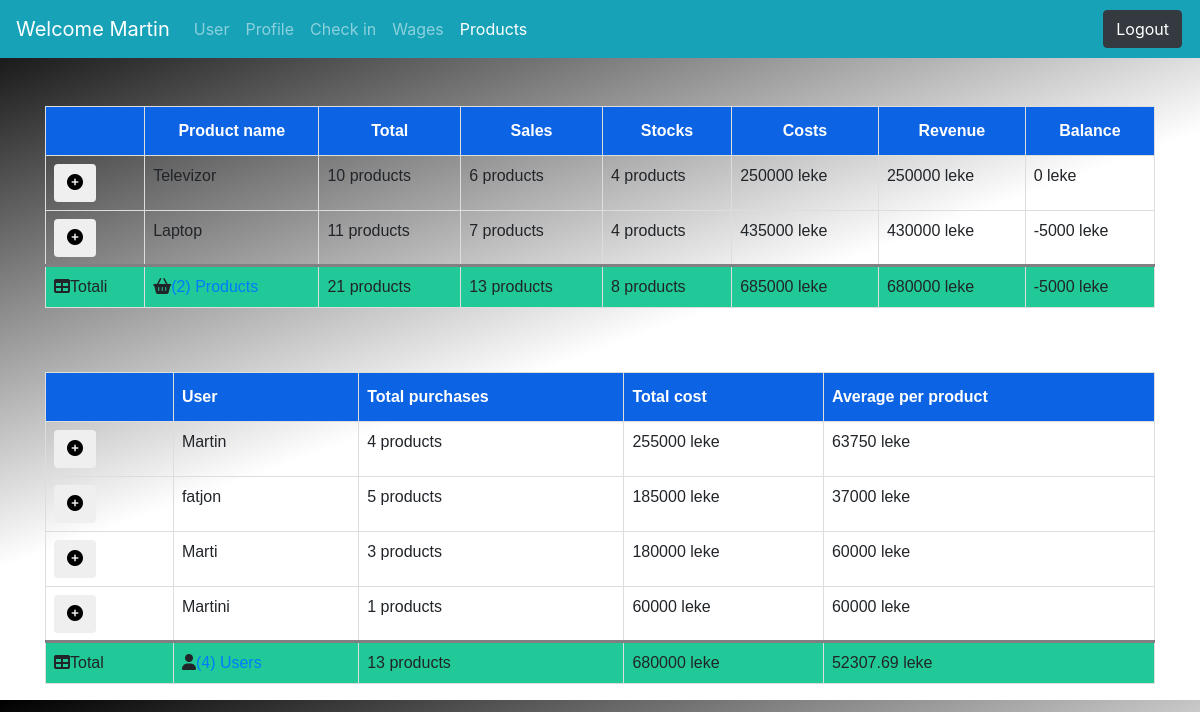
Screenshot of /index.php?page=Produktet (signed in) with the database file from the repository.
### tables this page shows
CREATE TABLE `markat` (
  `id_m` int(11) NOT NULL,
  `product_id` int(11) NOT NULL,
  `marka` varchar(50) NOT NULL,
  `cmimi_blere` decimal(10,0) NOT NULL,
  `cmimi_shitur` decimal(10,0) NOT NULL,
  `sasia_blere` int(11) NOT NULL,
  `sasia_shitur` int(11) NOT NULL
);

CREATE TABLE `products_table` (
  `id` int(11) NOT NULL,
  `product_name` varchar(100) NOT NULL,
  `sasia_blere_tot` int(11) NOT NULL
);

CREATE TABLE `adm` (
  `ID` int(11) NOT NULL,
  `email` varchar(255) NOT NULL,
  `password` varchar(255) NOT NULL,
  `Roli` varchar(255) NOT NULL,
  `first_name` varchar(30) NOT NULL,
  `last_name` varchar(30) NOT NULL,
  `dob` date DEFAULT NULL,
  `phone` varchar(20) NOT NULL,
  `atesia` varchar(30) NOT NULL,
  `username` varchar(30) NOT NULL,
  `images` varchar(255) NOT NULL
);

CREATE TABLE `blerje` (
  `id_b` int(11) NOT NULL,
  `client_id` int(11) NOT NULL,
  `mark_id` int(11) NOT NULL,
  `blere` int(11) NOT NULL,
  `data_blerjes` date NOT NULL
);

### Produktet/produktetBack.php (called while the page is built, shortened)
<?php
include_once "db_conn.php";
$query_products = "SELECT adm.ID,
                          adm.first_name,
                          products_table.product_name,
                          products_table.id,
                          products_table.sasia_blere_tot,
                          markat.id_m,
                          markat.marka,
                          markat.cmimi_blere,
                          markat.cmimi_shitur,
                          markat.product_id,
                          markat.sasia_blere,
                          markat.sasia_shitur,
                          blerje.blere,
                          blerje.data_blerjes,
                          blerje.id_b
                   FROM markat
                        left join blerje on blerje.mark_id = markat.id_m
                        left join adm on adm.ID = blerje.client_id
                        left join products_table on markat.product_id= products_table.id
                        ";
$result_products = mysqli_query($conn, $query_products);
    ?>
    <?php
$products = array();
while ($row = mysqli_fetch_assoc($result_products)){
    $products['product_details'][$row['id']]['id'] = $row['id'];
    $products['product_details'][$row['id']]['emri_produktit'] = $row['product_name'];
    $products['product_details'][$row['id']]['sasia_totale_produkteve'] = $row['sasia_blere_tot'];
    $products['product_details'][$row['id']]['details'][$row['marka']]['marka'] = $row['marka'];
    $products['product_details'][$row['id']]['details'][$row['marka']]['id_markes'] = $row['id_m'];
    $products['product_details'][$row['id']]['details'][$row['marka']]['data'] = $row['data_blerjes'];
    $products['product_details'][$row['id']]['details'][$row['marka']]['cmimi_shitjes'] = $row['cmimi_shitur'];
    $products['product_details'][$row['id']]['details'][$row['marka']]['cmimi_bler'] = $row['cmimi_blere'];
    $products['product_details'][$row['id']]['details'][$row['marka']]['sasia_mallit_blere'] = $row['sasia_blere'];
    $products['product_details'][$row['id']]['details'][$row['marka']]['sasia_shitur_mall'] = $row['sasia_shitur'];
    $products['product_details'][$row['id']]['details'][$row['marka']]['sasia_mbetur_mall'] = $row['sasia_blere']-$row['sasia_shitur'];
    $products['product_details'][$row['id']]['details'][$row['marka']]['cmimi_blerjeve'] = $row['cmimi_blere']*$row['sasia_blere'];
    $products['product_details'][$row['id']]['details'][$row['marka']]['xhiro'] = $row['sasia_shitur']*$row['cmimi_shitur'];
    $products['product_details'][$row['id']]['details'][$row['marka']]['balanca_baze_produkti'] =$products['product_details'][$row['id']]['details'][$row['marka']]['xhiro']-$products['product_details'][$row['id']]['details'][$row['marka']]['cmimi_blerjeve'];
    $products['product_details'][$row['id']]['details'][$row['marka']]['user_data'][$row['ID']]['data_blerjes_klienti'] = $row['data_blerjes'];
    $products['product_details'][$row['id']]['details'][$row['marka']]['user_data'][$row['ID']]['emri'] = $row['first_name'];
    $products['product_details'][$row['id']]['details'][$row['marka']]['user_data'][$row['ID']]['sasia_blere_klienti'] = $row['blere'];
    $products['product_details'][$row['id']]['details'][$row['marka']]['user_data'][$row['ID']]['sasia_lekeve_shpenzuar'] = $row['blere']*$row['cmimi_shitur'];
    $products['product_details'][$row['id']]['sasia_total_shitur'] += $products['product_details'][$row['id']]['details'][$row['marka']]['user_data'][$row['ID']]['sasia_blere_klienti'];
    $products['product_details'][$row['id']]['sasia_totale_mbetur']=$products['product_details'][$row['id']]['sasia_totale_produkteve']-$products['product_details'][$row['id']]['sasia_total_shitur'];
    $products['product_details'][$row['id']]['sasia_totale_lekeve_xhiro'] += $products['product_details'][$row['id']]['details'][$row['marka']]['user_data'][$row['ID']]['sasia_lekeve_shpenzuar'];
    $products['product_details'][$row['id']]['shpenzime'][$row['ID']]+=$products['product_details'][$row['id']]['details'][$row['marka']]['cmimi_blerjeve'];
    $products['product_details'][$row['id']]['shpenzimet_totale'] = $products['product_details'][$row['id']]['shpenzime'][$row['ID']];
    $products['product_details'][$row['id']]['balanca'] = $products['product_details'][$row['id']]['sasia_totale_lekeve_xhiro']-$products['product_details'][$row['id']]['shpenzimet_totale'];
    $products['user_details'][$row['ID']]['id_bleresit'] = $row['ID'];
    $products['user_details'][$row['ID']]['emri_bleresit'] = $row['first_name'];
    $products['user_details'][$row['ID']]['produkti'][$row['product_name']]['emri_produktit'] = $row['product_name'];
    $products['user_details'][$row['ID']]['produkti'][$row['product_name']]['totali_blere'] += $row['blere'];
    $products['user_details'][$row['ID']]['produkti'][$row['product_name']]['totali_kosto_blere'] += $row['blere'] * $row['cmimi_shitur'];
    $products['user_details'][$row['ID']]['produkti'][$row['product_name']]['id_tabel'] = $row['id_b'];
    $products['user_details'][$row['ID']]['produkti'][$row['product_name']]['mesatarja/produkt'] = $products['user_details'][$row['ID']]['produkti'][$row['product_name']]['totali_kosto_blere']/$products['user_details'][$row['ID']]['produkti'][$row['product_name']]['totali_blere'];
    $products['user_details'][$row['ID']]['produkti'][$row['product_name']]['marka'][$row['marka']]['marka'] = $row['marka'];
    $products['user_details'][$row['ID']]['produkti'][$row['product_name']]['marka'][$row['marka']]['id_efundit'] = $row['id_b'];
    $products['user_details'][$row['ID']]['produkti'][$row['product_name']]['marka'][$row['marka']]['sasia_blere'] += $row['blere'];
    $products['user_details'][$row['ID']]['produkti'][$row['product_name']]['marka'][$row['marka']]['cmimi/cope'] = $row['cmimi_shitur'];
    $products['user_details'][$row['ID']]['produkti'][$row['product_name']]['marka'][$row['marka']]['kosto'] = $row['cmimi_shitur'] * $products['user_details'][$row['ID']]['produkti'][$row['product_name']]['marka'][$row['marka']]['sasia_blere'];
    $products['user_details'][$row['ID']]['produkti'][$row['product_name']]['marka'][$row['marka']]['data'][$row['data_blerjes']]['data'] = $row['data_blerjes'];
    $products['user_details'][$row['ID']]['totali_sasi_blere'] += $row['blere'];
    $products['user_details'][$row['ID']]['kosto_totale'] += $row['blere']*$row['cmimi_shitur'];
    $products['user_details'][$row['ID']]['mesatarja'] = $products['user_details'][$row['ID']]['kosto_totale']/$products['user_details'][$row['ID']]['totali_sasi_blere'];
}

### Produktet/index.php (the view, shortened to what this page needs)
<?php
require_once "produktetBack.php";
?>
<br><br>
<div class="container">
    <table class="table" border="1" id="customers">
        <thead>
        <tr>
            <th scope="col"></th>
            <th scope="col" style="text-align: center">Product name</th>
            <th scope="col" style="text-align: center">Total</th>
            <th scope="col" style="text-align: center">Sales</th>
            <th scope="col" style="text-align: center">Stocks</th>
            <th scope="col" style="text-align: center">Costs</th>
            <th scope="col" style="text-align: center">Revenue</th>
            <th scope="col" style="text-align: center">Balance</th>
        </tr>
        </thead>
        <tbody>
        <?php
        $k = 0;
        foreach ($products['product_details'] as $key => $row) {
            $totali_produkteve += $row['sasia_totale_produkteve'];
            $totali_shitur += $row['sasia_total_shitur'];
            $totali_mbetur += $row['sasia_totale_mbetur'];
            $shpenzmiet_totale += $row['shpenzimet_totale'];
            $totali_xhiros += $row['sasia_totale_lekeve_xhiro'];
            $balanca += $row['balanca'];
            $k++;
            ?>
            <tr>
                <td>
                    <button type="button" id="plusi_<?= $row['id'] ?>" onclick="toggleTable('<?= $row['id'] ?>')"
                            class="btn btn-plus"><i class="fa fa-plus-circle" aria-hidden="true"></i></button>
                </td>
                <td><?= $row['emri_produktit'] ?></td>
                <td><?= $row['sasia_totale_produkteve'] ?> products</td>
                <td><?= $row['sasia_total_shitur'] ?> products</td>
                <td><?= $row['sasia_totale_mbetur'] ?> products</td>
                <td><?= $row['shpenzimet_totale'] ?> leke</td>
                <td><?= $row['sasia_totale_lekeve_xhiro'] ?> leke</td>
                <td><?= $row['balanca'] ?> leke</td>
            </tr>
                        <?php
                        foreach ($row['details'] as $key2 => $row2){
                        ?>
                        </tbody>
                        <?php
                        }
                        ?>
                    </table>
                </div>
        <?php } ?>
        <tr style="background-color:#20c997;border-top-style:solid">
            <td><i class="fa fa-table" aria-hidden="true"></i>Totali</td>
            <td><i class="fa fa-shopping-basket" aria-hidden="true"></i><a href="index.php?page=Produktet&ids=<?php
                foreach ($products['product_details'] as $key => $row) {
                    echo $row['id'] . ";";
                } ?>" target="_blank">(<?= $k ?>) Products</a></td>
            <td><?= $totali_produkteve ?> products</a></td>
            <td><?= $totali_shitur ?> products</td>
            <td><?= $totali_mbetur ?> products</td>
            <td><?= $shpenzmiet_totale ?> leke</td>
            <td><?= $totali_xhiros ?> leke</td>
            <td><?= $balanca ?> leke</td>
        </tr>
<br><br>
<div class="container">
    <div class="table-responsive">
        <table class="table" border="1" id="customers">
            <thead>
            <tr>
                <th scope="col"></th>
                <th scope="col">User</th>
                <th scope="col">Total purchases</th>
                <th scope="col">Total cost</th>
                <th scope="col">Average per product</th>
            </tr>
            </thead>
            <tbody>
            <?php
            foreach ($products['user_details']
                     as $key => $row) {
                $n++;
                $totali_blere += $row['totali_sasi_blere'];
                $totali_shpenzimeve += $row['kosto_totale'];
                $totali_mesatares = $totali_shpenzimeve / $totali_blere;
                ?>
                <tr>
                    <td>
                        <button type="button" id="plusi_w<?= $row['id_bleresit'] ?>"
                                onclick="toggleTable3('<?= $row['id_bleresit'] ?>')"
                                class="btn btn-plus"><i class="fa fa-plus-circle" aria-hidden="true"></i></button>
                    </td>
                    <td><?= $row['emri_bleresit'] ?></td>
                    <td><?= $row['totali_sasi_blere'] ?> products</td>
                    <td><?= $row['kosto_totale'] ?> leke</td>
                    <td><?= round($row['mesatarja'], 2) ?> leke</td>
                </tr>
                    <div class="col-12">
                        <table class="table table-striped">
                            <tbody>
                            <?php
                            foreach ($row['produkti'] as $key2 => $row2) {
                                ?>
                                    <div class="col-12 container">
                                        <table class="table table-striped ">
                                            <tbody>
                                            <?php
                                            foreach ($row2['marka'] as $key3 => $row3){
                                            ?>
                                            </tbody>
                                                <?php
                                                }
                                                ?>
                                        </table>
                                    </div>
                            <?php } ?>
                            </tbody>
                        </table>
                    </div>
                <?php
            }
            ?>
            <tr style="background-color:#20c997;border-top-style:solid">
                <td><i class="fa fa-table" aria-hidden="true"></i>Total</td>
                <td><i class="fa fa-user" aria-hidden="true"></i><a href="index.php?page=userlist&ids=<?php
                    foreach ($products['user_details']
                             as $key => $row) {
                        echo $row['id_bleresit'] . ";";
                    } ?>" target="_blank">(<?= $n ?>) Users</a></td>
                <td><?= $totali_blere ?> products</td>
                <td><?= $totali_shpenzimeve ?> leke</td>
                <td><?= round($totali_mesatares, 2) ?> leke</td>
            </tr>

### rows the page displays
markat: products_table.product_name "Televizor", products_table.sasia_blere_tot "10", sasia_blere "6", sasia_totale_mbetur "4", shpenzimet_totale "250000", sasia_totale_lekeve_xhiro "250000", balanca "0"
markat: adm.first_name "Marti", blerje.blere "3", kosto_totale "180000", cmimi_shitur "60000", adm.first_name "Martini", blerje.blere "1"

### other values shown
$_SESSION['first_name'] "Martin"
$row['emri_produktit'] "Laptop"
$row['sasia_totale_produkteve'] "11"
$row['sasia_total_shitur'] "7"
$row['sasia_totale_mbetur'] "4"
$row['shpenzimet_totale'] "435000"
$row['sasia_totale_lekeve_xhiro'] "430000"
$row['balanca'] "-5000"
$k "2"
$totali_produkteve "21"
$totali_shitur "13"
$totali_mbetur "8"
$shpenzmiet_totale "685000"
$totali_xhiros "680000"
$balanca "-5000"
